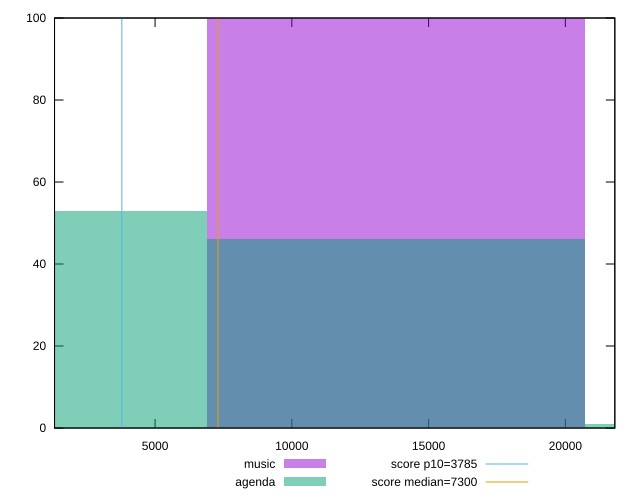

The script that saved this image:
reset

$music <<EOF
13800.395128816092 100
EOF

$agenda <<EOF
13800.395128816092 46
0 53
27600.790257632183 1
EOF

set key outside below
set boxwidth 13800.395128816092
set xrange [1324.437:21808.059500000003]
set yrange [0:100]
set trange [0:100]
set style fill transparent solid 0.5 noborder

set parametric
set terminal svg size 640, 500 enhanced background rgb 'white'
set output "reports/report_00027_2021-02-24T12-40-31.850Z/interactive/comparison/histogram/0_vs_1.svg"

plot $music title "music" with boxes, \
     $agenda title "agenda" with boxes, \
     3785,t title "score p10=3785", \
     7300,t title "score median=7300"

reset
